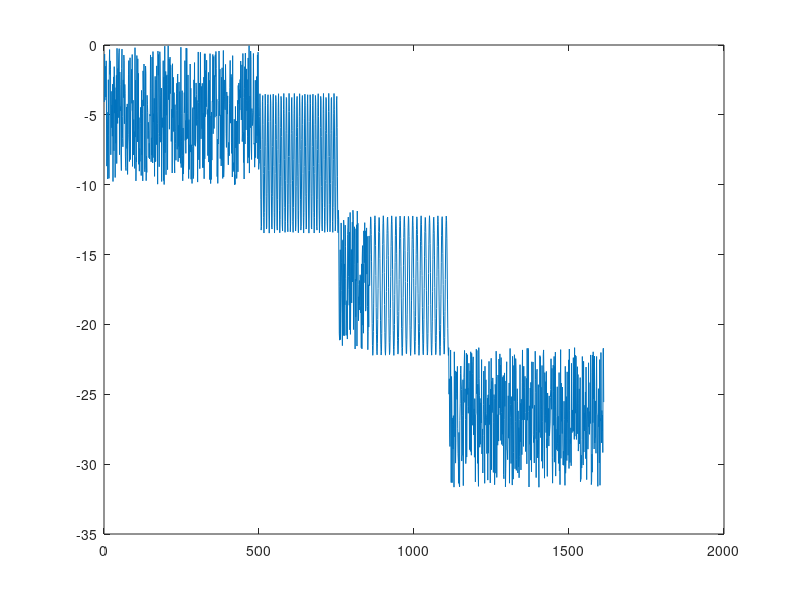

MATLAB code to generate this figure: (Note: this script raises an error after producing the figure.)
function [sig] = chains()
    %rwa = cumsum(randn(500,1));
    %rwb = cumsum(randn(100,1));
    %rwc = cumsum(randn(500,1));
    rwa = 10*rand(500,1)-10;
    rwb = 10*rand(100,1)-10;
    rwc = 10*rand(500,1)-10;
    fs = 512;                    % Sampling frequency (samples per second)
    dt = 1/fs;                   % seconds per sample
    StopTime = 0.50;             % seconds
    t = (0:dt:StopTime-dt)';     % seconds
    F = 60;                      % Sine wave frequency (hertz)
    data1 = awgn(5*sin(2*pi*F*t),100,'measured');
    data2 = awgn(5*sin(2*pi*F*t*0.63),100,'measured');
    %sig = [data1; data2; rwa];
    sig = [rwa; rwa(500)+data1; rwa(500)+data1(StopTime/dt)+rwb; rwa(500)+data1(StopTime/dt)+rwb(100)+data2; rwa(500)+data1(StopTime/dt)+rwb(100)+data2(StopTime/dt)+rwc];
    %plot((1:1:length(sig)),sig);
    %tic
    %[c,d]=StompABJoin(sig(1:1.000001:(length(sig))),sig , length(data1));
    %toc
    %tic
    %[a,b]=PreSCRIMPABJoin(sig,sig, 250,0.25);
    %toc
    %[MP, MPi] = comexp(sig, 250, 0.60, 0.70, 0.005);
    plot(sig)
    anytime(sig, 100, 0.60,0.66, 0.03);
end